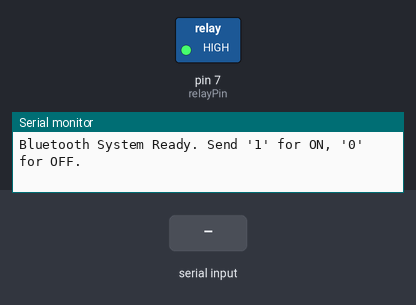
The sketch below on a simulated Arduino Uno, built with avr-gcc and run on an emulated ATmega328P. On the bench: switched loads named in the sketch (green lamp = pin HIGH), the last lines printed to the serial monitor. The test bench sets the inputs (shaded band).

Above: at 1.2 s.
1.3 s: "1" received over Serial
At 2.3 s:
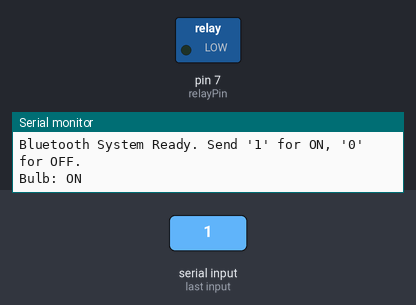
2.8 s: "0" received over Serial
At 3.4 s:
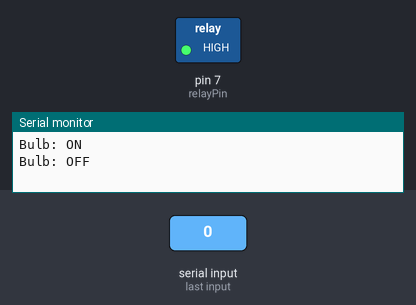
Timing chart, 0 to 5.8 s (numbered marks = the images above; inputs shaded):
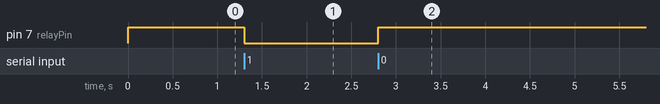

Measured:
- after the input at 1.3 s, pin 7 (relayPin): HIGH → LOW at once
- after the input at 2.8 s, pin 7 (relayPin): LOW → HIGH at once

The sketch:

Bluetooth_switch.ino
```cpp
int relayPin = 7;
char incomingData;

void setup() {
  pinMode(relayPin, OUTPUT);
  Serial.begin(9600);

  // Set relay to OFF initially (Active Low)
  digitalWrite(relayPin, HIGH);

  Serial.println("Bluetooth System Ready. Send '1' for ON, '0' for OFF.");
}

void loop() {
  if (Serial.available() > 0) {
    incomingData = Serial.read(); // Read the character from Bluetooth

    if (incomingData == '1') {
      digitalWrite(relayPin, LOW);  // Turn Bulb ON
      Serial.println("Bulb: ON");
    }
    else if (incomingData == '0') {
      digitalWrite(relayPin, HIGH); // Turn Bulb OFF
      Serial.println("Bulb: OFF");
    }
  }
}
```
